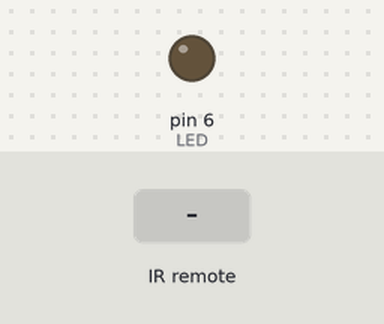
A sketch run on a simulated Arduino Uno, built with avr-gcc and run on an emulated ATmega328P. Parts: output pins drawn as LEDs (lit = HIGH). The test bench sets the inputs (shaded band).

Above: at 1.2 s.
1.3 s: infrared code 0xFF02FD received
At 2.1 s:
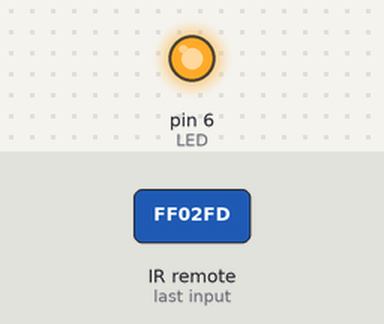
Timing chart, 0 to 4.3 s (numbered marks = the images above; inputs shaded):
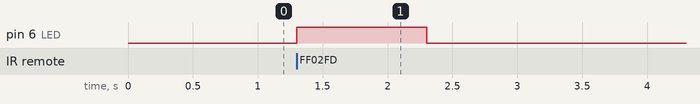

Measured:
- after the input at 1.3 s, pin 6 (LED): LOW → HIGH at once, → LOW 1.0 s later

The sketch:

IR_kumanda_LED.ino
```cpp
#include <IRremote.h> //Kütüphane ekleme

int RECV_PIN = 8; // IR alıcının bağlı olduğu pin
int LED = 6;
IRrecv irrecv(RECV_PIN);
decode_results kodlar;
#define tus 16712445

void setup()
{
  pinMode(LED, OUTPUT);
  Serial.begin(9600); // Seri portu çalıştır
  irrecv.enableIRIn(); // Kızılötesi alıcıyı çalıştır
}
void loop() {

  if (irrecv.decode(&kodlar))
  {
    if (kodlar.value == (tus)){
      digitalWrite(LED, HIGH);
      delay(1000);
      digitalWrite(LED, LOW);
      delay(1000);

      }
    irrecv.resume();
  }
}
```
